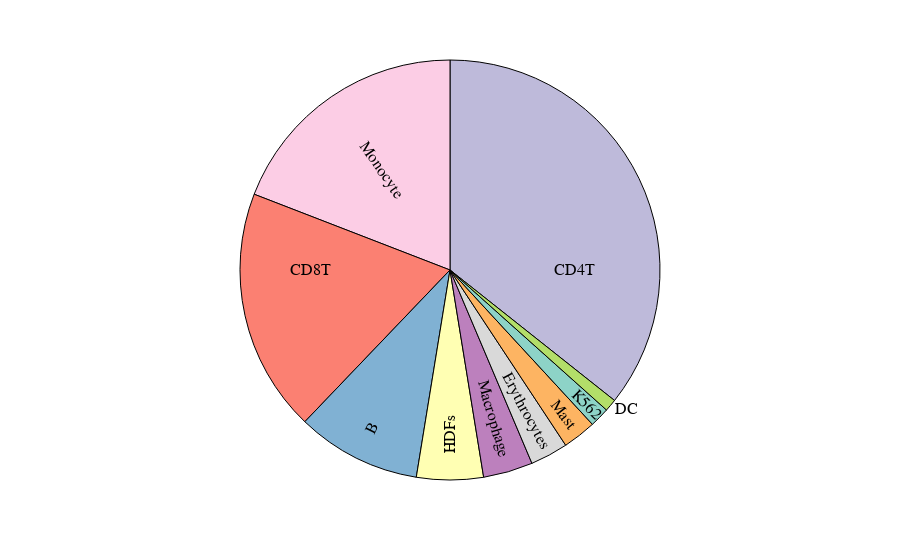

This figure's notebook cell:
### Markdown cell above
### Perturb_KHP dataset cell type

### Code cell
import scanpy as sc
import plotly.express as px
import pandas as pd
adata = sc.read("/data2/lanxiang/data/Task3_data/Perturb_KHP_sub10.h5ad")
counts = adata.obs["cell_type"].value_counts()
df = counts.reset_index()
df.columns = ['cell_type', 'count']

order = ['K562', 'HDFs', 'CD4T', 'CD8T', 'B', 'Mast', 'DC', 'Monocyte', 'Erythrocytes', 'Macrophage']
df['cell_type'] = pd.Categorical(df['cell_type'], categories=order, ordered=True)
df = df.sort_values('cell_type')

color_sequence = px.colors.qualitative.Set3

fig = px.pie(
    df,
    values='count',
    names='cell_type',
    title='',
    color='cell_type',
    color_discrete_sequence=color_sequence,
    hole=0,
)

fig.update_traces(
    textinfo='label',
    textposition='auto',
    marker=dict(line=dict(color='black', width=1)),
    textfont=dict(
        size=16,
        color='black',
        family='Arial Black',
    ),
    insidetextorientation='radial',
)

fig.update_layout(showlegend=False)

fig.show()

### Figure 1 — Plotly figure (JSON) as saved in the notebook; plotly's stock layout.template omitted (floating-point values rounded to 4 significant figures)
{"data": [{"customdata": [["K562"], ["HDFs"], ["CD4T"], ["CD8T"], ["B"], ["Mast"], ["DC"], ["Monocyte"], ["Erythrocytes"], ["Macrophage"]], "domain": {"x": [0, 1], "y": [0, 1]}, "hole": 0, "hovertemplate": "cell_type=%{customdata[0]}<br>count=%{value}<extra></extra>", "insidetextorientation": "radial", "labels": ["K562", "HDFs", "CD4T", "CD8T", "B", "Mast", "DC", "Monocyte", "Erythrocytes", "Macrophage"], "legendgroup": "", "marker": {"colors": ["rgb(141,211,199)", "rgb(255,255,179)", "rgb(190,186,218)", "rgb(251,128,114)", "rgb(128,177,211)", "rgb(253,180,98)", "rgb(179,222,105)", "rgb(252,205,229)", "rgb(217,217,217)", "rgb(188,128,189)"], "line": {"color": "black", "width": 1}}, "name": "", "showlegend": true, "textfont": {"color": "black", "family": "Arial Black", "size": 16}, "textinfo": "label", "textposition": "auto", "type": "pie", "values": [1945, 6546, 45515, 23898, 12224, 3283, 1204, 24400, 3708, 4872]}], "layout": {"legend": {"tracegroupgap": 0}, "margin": {"t": 60}, "piecolorway": ["rgb(141,211,199)", "rgb(255,255,179)", "rgb(190,186,218)", "rgb(251,128,114)", "rgb(128,177,211)", "rgb(253,180,98)", "rgb(179,222,105)", "rgb(252,205,229)", "rgb(217,217,217)", "rgb(188,128,189)", "rgb(204,235,197)", "rgb(255,237,111)"], "showlegend": false}}
